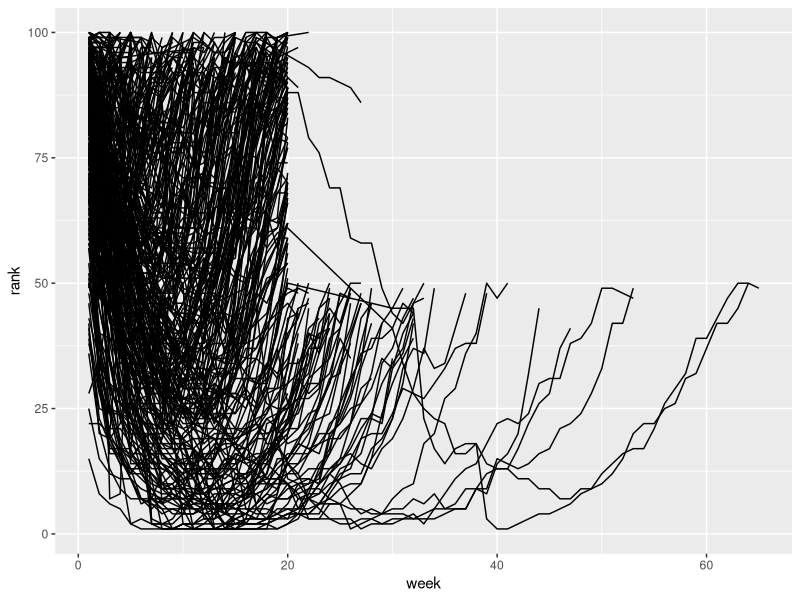

Recreate this plot in R.
## ---- chunk 1
knitr::opts_chunk$set(echo = TRUE)
## ---- chunk 2
library(tidyverse)
billboard

tidydata <- billboard %>%
  pivot_longer(
    cols = starts_with("wk"),
    names_to ="week",
    values_to ="rank",
    values_drop_na = TRUE) %>%
  mutate(week = parse_number(week))
tidydata

## ---- chunk 3
#Plot

ggplot(tidydata,
       aes(x = week,
           y = rank,
           group = track))+
geom_line()

## ---- chunk 4
cms_patient_experience
tidy_cms <- cms_patient_experience %>%
  pivot_wider(
    id_cols = starts_with("org"),
    names_from="measure_cd",
    values_from="prf_rate")
tidy_cms
